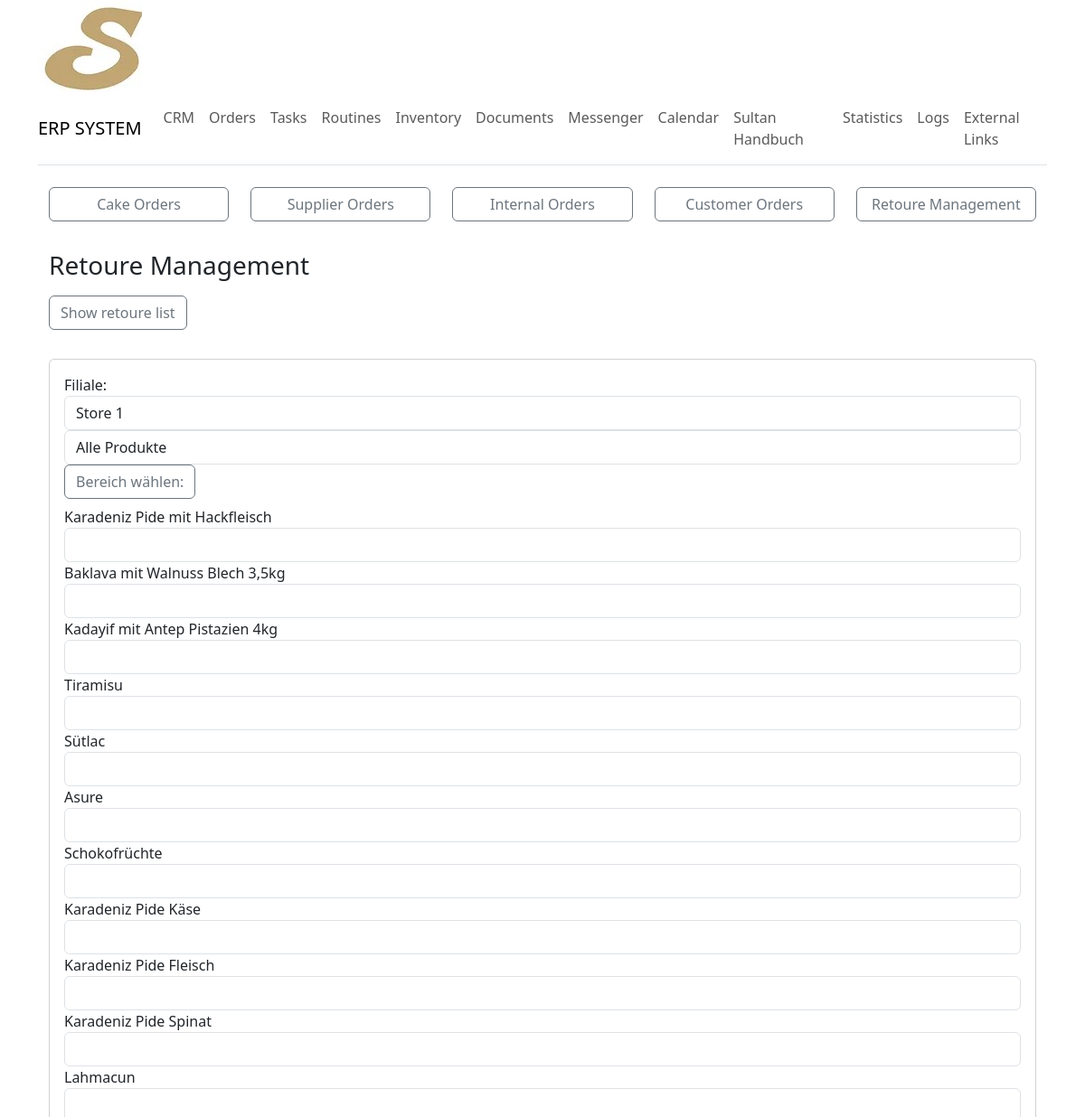
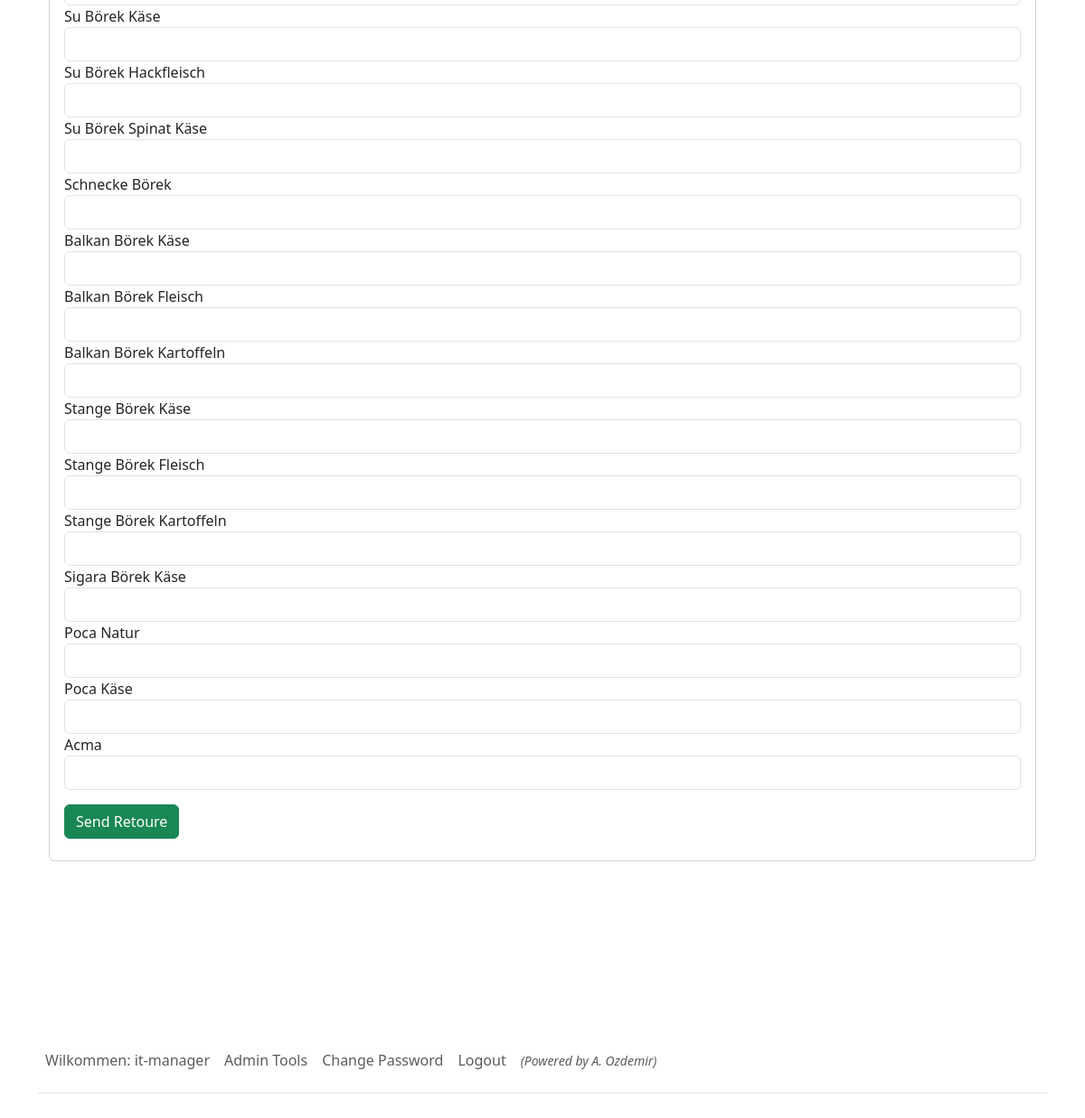
Screenshot of /retoure/ (signed in) with the database file from the repository (2 pictures, top to bottom).
### sultanerp/models.py (models this page shows, shortened)
class DynamicText(models.Model):
    title = models.CharField(max_length=255)
    text = models.TextField()

class InternalProducts(models.Model):
    CATEGORY = [
        ("Teigwaren", "Teigwaren"),
        ("Baklava", "Baklava"),
        ("Konditorei", "Konditorei"),
        ("Backstube", "Backstube"),
        ("Snacks", "Snacks"),
        ("Restaurant", "Restaurant"),
        ("Nachspeisen", "Nachspeisen")
    ]
    posNr = models.CharField(max_length=20, blank=True)
    title = models.CharField(max_length=50)
    category = models.CharField(max_length=255, blank=True, choices=CATEGORY)

class User(AbstractUser):
    first_name = models.CharField(max_length=255)
    last_name = models.CharField(max_length=255)
    personal_nr = models.IntegerField(null=True, blank=True)
    is_active = models.BooleanField(default=True)
    branch = models.ForeignKey(
        Store, on_delete=models.CASCADE, related_name="users", null=True, blank=True)
    user_level = models.ForeignKey(
        Roles, on_delete=models.CASCADE, related_name="users", null=True, blank=True)

### sultanerp/views.py (the view, shortened to what this page needs)
# urls.py: path('retoure/', views.retoure_view, name='retoure'),
@login_required
def retoure_view(request):
    categories = InternalProducts.objects.values_list(
        'category', flat=True).distinct()
    branches = Store.objects.all()
    selected_category = request.POST.get('category')
    products = InternalProducts.objects.all()
    return render(request, 'orders/retoure.html', {
        'branches': branches,
        'categories': categories,
        'selected_category': selected_category,
        'internal_products': products,
    })

### sultanerp/utilities/context_processors.py (called while the page is built)
def dynamic_text_processor(request):
    dynamic_texts_objects = DynamicText.objects.all()
    dynamic_texts_dict = {dt.title: dt for dt in dynamic_texts_objects}
    return {'dynamic_texts': dynamic_texts_dict}

### sultanerp/templates/orders/retoure.html (shortened to what this page needs)
{% extends "_base.html" %}
{% load static %}
{% block content %}
{% include "navbar.html" %}
{% include "_orders.html" %}
<div class="container mt-4">
    <div class="sticky-top bg-white py-2">
        <h3>{{dynamic_texts.retoure_management.text}}</h3>
    </div>
    <a href="{% url 'retoure_list' %}" class="{{dynamic_texts.btn.text}}">Show retoure list</a>
    <div class="card mt-4">
        <div class="card-body">
            <form action="{% url 'retoure' %}" method="post">
                <div class="form-group">
                    <label for="branch">Filiale:</label>
                    <select name="branch" class="form-control" required>
                        {% for branch in branches %}
                        <option value="{{ branch.id }}" {% if branch.id == selected_branch %}selected{% endif %}>{{ branch.branchTitle }}</option>
                        {% endfor %}
                    </select>
                </div>
                <div class="form-group">
                    <select name="category" class="form-control">
                        <option value="">Alle Produkte</option>
                    </select>
                </div>
                <div class="form-group">
                    <button type="button" onclick="filterCategory()" class="{{dynamic_texts.btn.text}}">{{dynamic_texts.select_area.text}}</button>
                </div>
                {% for product in internal_products %}
                <div class="form-group">
                    <label>{{ product.title }}</label>
                    <input type="number" name="amounts_{{ product.id }}" class="form-control" min="0" max="1000" placeholder="">
                </div>
                {% endfor %}
                <div class="form-group mt-3">
                    <button type="submit" onclick="return checkAmounts();" class="{{dynamic_texts.btn_green.text}}">{{dynamic_texts.send_retoure.text}}</button>
                </div>
            </form>
        </div>
    </div>
</div>
{% endblock %}

### sultanerp/templates/navbar.html (shortened to what this page needs)
<nav class="navbar navbar-expand-lg navbar-light bg-white border-bottom py-2">
  <a class="navbar-brand font-weight-bold" href="{% url 'dashboard' %}">ERP SYSTEM</a>
  <div class="collapse navbar-collapse" id="navbarNav">
    <ul class="navbar-nav">
      <li class="nav-item active">
        <a class="nav-link" href="{% url 'crm_view' %}">CRM</a>
      </li>
      <li class="nav-item">
        <a class="nav-link" href="{% url 'orders_view' %}">{{dynamic_texts.orders.text}}</a>
      </li>
      <li class="nav-item">
        <a class="nav-link" href="{% url 'task_list' %}">{{dynamic_texts.tasks.text}}</a>
      </li>
      <li class="nav-item">
        <a class="nav-link" href="{% url 'routine_list' %}">{{dynamic_texts.routines.text}}</a>
      </li>
      <li class="nav-item">
        <a class="nav-link" href="{% url 'inventory' %}">{{dynamic_texts.inventory.text}}</a>
      </li>
      <li class="nav-item">
        <a class="nav-link" href="{% url 'documents' %}">{{dynamic_texts.documents.text}}</a>
      </li>
      <li class="nav-item">
        <a class="nav-link" href="{% url 'messenger' %}">{{dynamic_texts.messenger.text}}</a>
      </li>
      <li class="nav-item">
        <a class="nav-link" href="{% url 'calendar' %}">{{dynamic_texts.calendar.text}}</a>
      </li>
      <li class="nav-item border-right">
        <a class="nav-link" href="{% url 'wiki_index' %}">{{dynamic_texts.handbook.text}}</a>
      </li>
      {% if user.is_staff %}
      <li class="nav-item">
        <a class="nav-link" href="{% url 'statistics' %}">{{dynamic_texts.statistics.text}}</a>
      </li>
      <li class="nav-item">
        <a class="nav-link" href="{% url 'logs' %}">{{dynamic_texts.logs.text}}</a>
      </li>
      {% endif %}
      {% if user.user_level.hierarchy < 5 %}
      <li class="nav-item">
        <a class="nav-link" href="{% url 'external_links' %}">{{dynamic_texts.external_links.text}}</a>
      </li>
      {% endif %}
    </ul>
  </div>
</nav>

### sultanerp/templates/_orders.html
<br>
<div class="container">
    <div class="row">
        <div class="col-12 col-md">
            <a href="{% url 'cake_order' %}" class="btn btn-outline-secondary w-100 mb-2 mb-md-0">{{dynamic_texts.cake_orders.text}}</a>
        </div>
        <div class="col-12 col-md mt-2 mt-md-0">
            <a href="{% url 'supplier_orders' %}" class="btn btn-outline-secondary w-100 mb-2 mb-md-0">{{dynamic_texts.supplier_orders.text}}</a>
        </div>
        <div class="col-12 col-md mt-2 mt-md-0">
            <a href="{% url 'internal_orders' %}" class="btn btn-outline-secondary w-100 mb-2 mb-md-0">{{dynamic_texts.internal_orders.text}}</a>
        </div>
        <div class="col-12 col-md mt-2 mt-md-0">
            <a href="{% url 'customer_orders' %}" class="btn btn-outline-secondary w-100 mb-2 mb-md-0">{{dynamic_texts.customer_orders.text}}</a>
        </div>
        <div class="col-12 col-md mt-2 mt-md-0">
            <a href="{% url 'retoure' %}" class="btn btn-outline-secondary w-100">{{dynamic_texts.retoure_management.text}}</a>
        </div>
    </div>
</div>

### sultanerp/templates/_footer.html
{% if user.is_authenticated %}
<div class="container">
    <div style="min-height: 10em;"></div>
    <footer class="py-3 my-4">
        <ul class="nav border-bottom pb-3 mb-3">
            {% if user.is_authenticated %}
                <li class="nav-item">
                    <a class="nav-link px-2 text-muted">{{dynamic_texts.welcome.text}}: {{user.username}}</a>
                </li>
        {% if user.user_level.role == 'admin' %}
                <li class="nav-item">
                    <a class="nav-link px-2 text-muted" href="{% url 'admin_tools' %}">Admin Tools</a>
                </li>
        {% endif %}
                <li class="nav-item">
                    <a class="nav-link px-2 text-muted" href="{% url 'password_change' %}">Change Password</a>
                </li>
                <li class="nav-item">
                    <a class="nav-link px-2 text-muted" href="{% url 'logout' %}">Logout</a>
                </li>
                <li>
                    <a class="nav-link px-2 text-muted" style="font-style: italic;"><small>(Powered by A. Ozdemir)</small</a>
                </li>
            {% else %}
                <li class="nav-item">
                    <a class="nav-link px-2 text-muted" href="{% url 'tools' %}">Login</a>
                </li>
            {% endif %}
        </ul>
    </footer>
</div>
{% endif%}

### rows the page displays
DynamicText: orders.text "Orders"
DynamicText: tasks.text "Tasks"
DynamicText: routines.text "Routines"
DynamicText: inventory.text "Inventory"
DynamicText: documents.text "Documents"
DynamicText: messenger.text "Messenger"
DynamicText: calendar.text "Calendar"
DynamicText: handbook.text "Sultan Handbuch"
DynamicText: statistics.text "Statistics"
DynamicText: logs.text "Logs"
DynamicText: external_links.text "External Links"
DynamicText: cake_orders.text "Cake Orders"
DynamicText: supplier_orders.text "Supplier Orders"
DynamicText: internal_orders.text "Internal Orders"
DynamicText: customer_orders.text "Customer Orders"
DynamicText: retoure_management.text "Retoure Management"
DynamicText: select_area.text "Bereich wählen:"
InternalProducts: title "Karadeniz Pide mit Hackfleisch"
InternalProducts: title "Baklava mit Walnuss Blech 3,5kg"
InternalProducts: title "Kadayif mit Antep Pistazien 4kg"
InternalProducts: title "Tiramisu"
InternalProducts: title "Sütlac"
InternalProducts: title "Asure"
InternalProducts: title "Schokofrüchte"
InternalProducts: title "Karadeniz Pide Käse"
InternalProducts: title "Karadeniz Pide Fleisch"
InternalProducts: title "Karadeniz Pide Spinat"
InternalProducts: title "Lahmacun"
InternalProducts: title "Su Börek Käse"
InternalProducts: title "Su Börek Hackfleisch"
InternalProducts: title "Su Börek Spinat Käse"
InternalProducts: title "Schnecke Börek"
InternalProducts: title "Balkan Börek Käse"
InternalProducts: title "Balkan Börek Fleisch"
InternalProducts: title "Balkan Börek Kartoffeln"
InternalProducts: title "Stange Börek Käse"
InternalProducts: title "Stange Börek Fleisch"
InternalProducts: title "Stange Börek Kartoffeln"
InternalProducts: title "Sigara Börek Käse"
InternalProducts: title "Poca Natur"
InternalProducts: title "Poca Käse"
InternalProducts: title "Acma"
DynamicText: send_retoure.text "Send Retoure"
DynamicText: welcome.text "Wilkommen"
User: username "it-manager"

### other values shown
form field branch "Store 1"
